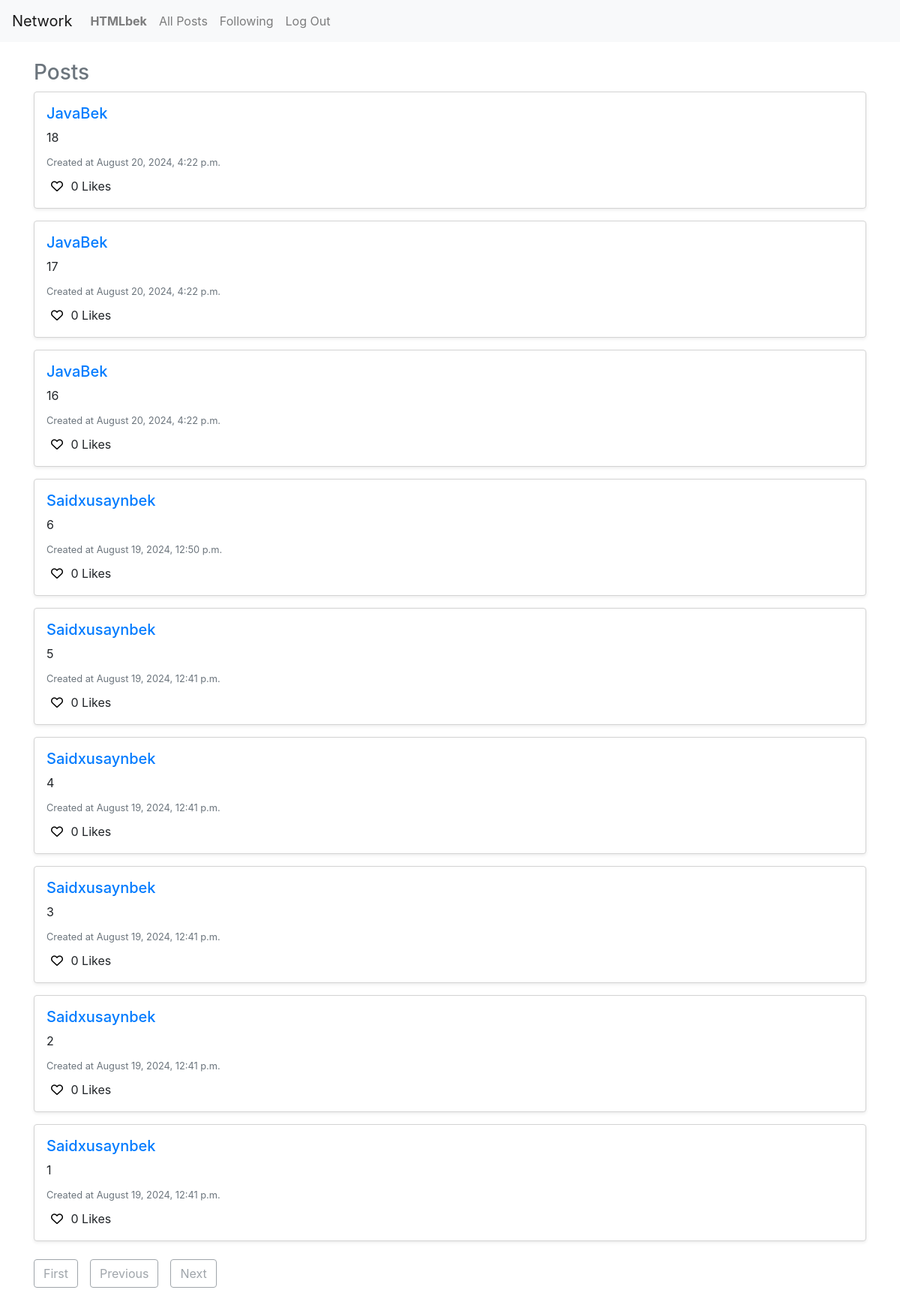
The page /following (signed in) on the database its author committed.
### network/models.py (models this page shows, shortened)
class User(AbstractUser):
    following = models.ManyToManyField('self', symmetrical=False, related_name='follower')

class Post(models.Model):
    user = models.ForeignKey("User", on_delete=models.CASCADE, related_name="owner")
    content = models.CharField(max_length=300)
    timestap = models.DateTimeField(auto_now_add=True)
    likes = models.ManyToManyField(User, related_name='liked_posts', blank=True)

### network/views.py (the view)
# urls.py: path('following', views.following, name='following'),
def following(request):
    following_users = request.user.following.all()
    posts = Post.objects.filter(user__in=following_users).order_by('-timestap')
    paginator = Paginator(posts, 10)  # Show 10 posts per page
    page_number = request.GET.get('page')
    page_obj = paginator.get_page(page_number)
    return render(request, 'network/following.html', {
        'posts': posts,
        'page_obj': page_obj,
    })

### network/templates/network/following.html
{%extends 'network/layout.html' %}
{% block body %}
<div class="container mt-4 pb-5">
    <div class="posts-section mt-4">
        <h3 class="text-secondary">Posts</h3>
        {% if page_obj.object_list %}
            {% for post in page_obj.object_list %}
                <div id="new-post" class="post bg-white p-3 mb-3 rounded shadow-sm" data-post-id='{{post.id}}'>
                    <h5 class="text-dark"><a href='{% url 'profile' username=post.user %}'>{{ post.user }}</a></h5>
                    <p id='content' class="mb-2">{{ post.content }}</p>
                    <small class="text-muted">Created at {{ post.timestap|date:"F j, Y, g:i a" }}</small>
                    <div class='d-flex justify-content-between'>
                        <div class="mt-2">
                            <button id='like' class="i-btn">
                                <i class="{% if user in post.likes.all %}fa-solid{% else %}fa-regular{% endif %} fa-heart"></i>
                            </button>
                            <span id='likes-count'>{{post.likes.count}} Likes</span>
                        </div>
                    </div>
                </div>
            {% endfor %}
        {% else %}
            <p class="text-muted">No posts available.</p>
        {% endif %}
    </div>
    <div class="pagination mt-4">
        <div class="d-flex justify-content-between">
            {% if page_obj.has_previous %}
                <a class="btn btn-outline-primary mr-3" href="?page=1">First</a>
                <a class="btn btn-outline-primary mr-3" href="?page={{ page_obj.previous_page_number }}">Previous</a>
            {% else %}
                <span class="btn btn-outline-secondary disabled mr-3">First</span>
                <span class="btn btn-outline-secondary disabled mr-3">Previous</span>
            {% endif %}
            {% if page_obj.has_next %}
                <a class="btn btn-outline-primary mr-3" href="?page={{ page_obj.next_page_number }}">Next</a>
            {% else %}
                <span class="btn btn-outline-secondary disabled mr-3">Next</span>
            {% endif %}
        </div>
    </div>
</div>
{% endblock %}

### network/templates/network/layout.html (shortened to what this page needs)
{% load static %}
<!DOCTYPE html>
<html lang="en">
    <head>
        <link rel="stylesheet" href="https://stackpath.bootstrapcdn.com/bootstrap/4.4.1/css/bootstrap.min.css">
        <link rel="stylesheet" href="https://cdnjs.cloudflare.com/ajax/libs/font-awesome/6.0.0-beta3/css/all.min.css">
        <link href="{% static 'network/styles.css' %}" rel="stylesheet">
    </head>
    <body>
        <nav class="navbar navbar-expand-lg navbar-light bg-light">
            <a class="navbar-brand" href="{% url 'index'%}">Network</a>
            <div>
              <ul class="navbar-nav mr-auto">
                {% if user.is_authenticated %}
                    <li class="nav-item">
                        <a class="nav-link" href="{% url 'profile' username=user.username %}"><strong>{{ user.username }}</strong></a>
                    </li>
                {% endif %}
                <li class="nav-item">
                  <a class="nav-link" href="{% url 'allposts' %}">All Posts</a>
                </li>
                {% if user.is_authenticated %}
                    <li class="nav-item">
                        <a class="nav-link" href="{% url 'following' %}">Following</a>
                    </li>
                    <li class="nav-item">
                        <a class="nav-link" href="{% url 'logout' %}">Log Out</a>
                    </li>
                {% endif %}
              </ul>
            </div>
          </nav>
        <div class="body">
            {% block body %}{% endblock %}
        </div>
    </body>
</html>

### network/static/network/styles.css (style rules this page uses)
#new-post { border: 1px lightgray solid; padding: 15px; margin-bottom: 20px; }
#new-post .i-btn { border: none; background-color: transparent; }

### rows shown on the page
User: username "HTMLbek"
Post: user "JavaBek", content "18", timestap "August 20, 2024, 4:22 p.m.", likes.count "0"
Post: user "JavaBek", content "17", timestap "August 20, 2024, 4:22 p.m.", likes.count "0"
Post: user "JavaBek", content "16", timestap "August 20, 2024, 4:22 p.m.", likes.count "0"
Post: user "Saidxusaynbek", content "6", timestap "August 19, 2024, 12:50 p.m.", likes.count "0"
Post: user "Saidxusaynbek", content "5", timestap "August 19, 2024, 12:41 p.m.", likes.count "0"
Post: user "Saidxusaynbek", content "4", timestap "August 19, 2024, 12:41 p.m.", likes.count "0"
Post: user "Saidxusaynbek", content "3", timestap "August 19, 2024, 12:41 p.m.", likes.count "0"
Post: user "Saidxusaynbek", content "2", timestap "August 19, 2024, 12:41 p.m.", likes.count "0"
Post: user "Saidxusaynbek", content "1", timestap "August 19, 2024, 12:41 p.m.", likes.count "0"
